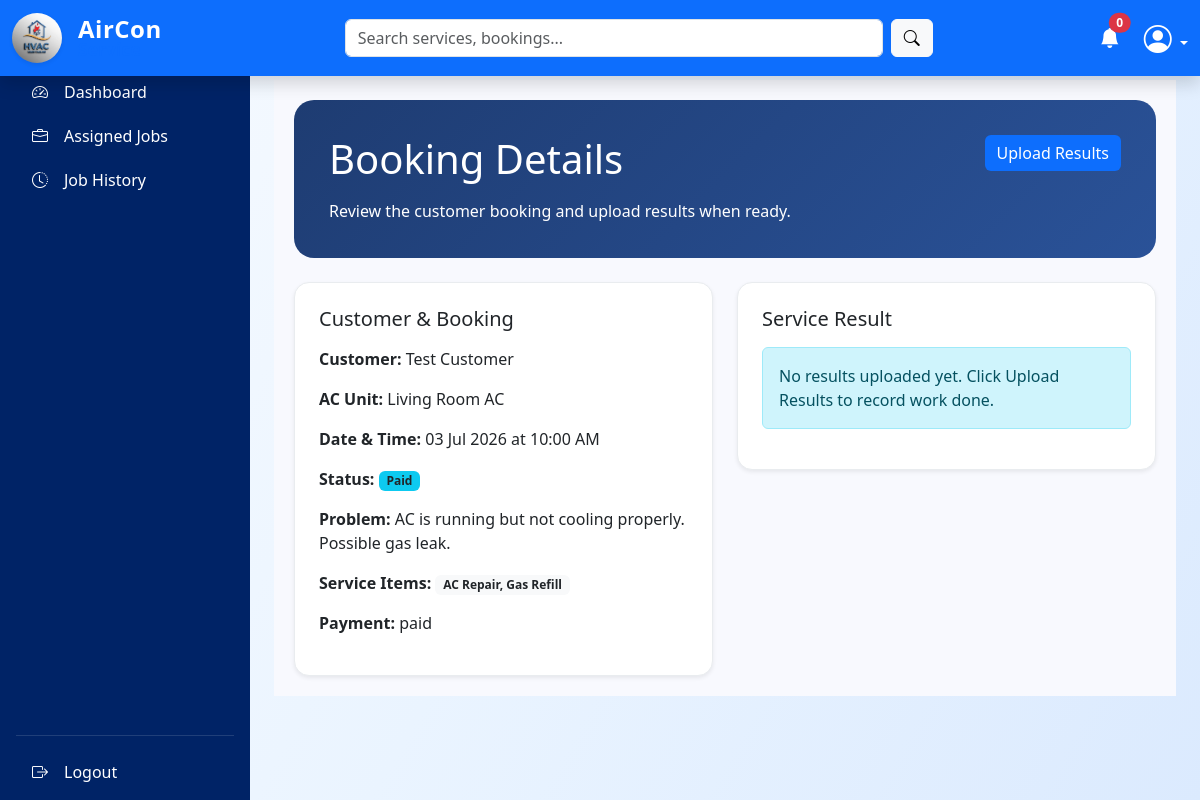
/technician/dashboard.php?page=view_booking_details&booking_id=1 (signed in), run on the app's committed database.
### tables this page shows
CREATE TABLE `bookings` (
  `id` int(10) UNSIGNED NOT NULL,
  `customer_id` int(10) UNSIGNED NOT NULL,
  `technician_id` int(10) UNSIGNED DEFAULT NULL,
  `air_conditioner_id` int(10) UNSIGNED NOT NULL,
  `preferred_date` date DEFAULT NULL,
  `preferred_time` time DEFAULT NULL,
  `problem_description` text DEFAULT NULL,
  `image` varchar(255) DEFAULT NULL,
  `emergency` tinyint(1) DEFAULT 0,
  `status` enum('pending_payment','paid','pending_technician','approved','rejected','in_progress','completed','cancelled') DEFAULT 'pending_payment',
  `rejection_reason` text DEFAULT NULL,
  `created_at` timestamp NOT NULL DEFAULT current_timestamp(),
  `updated_at` timestamp NOT NULL DEFAULT current_timestamp() ON UPDATE current_timestamp()
);

CREATE TABLE `users` (
  `id` int(10) UNSIGNED NOT NULL,
  `full_name` varchar(100) NOT NULL,
  `email` varchar(100) NOT NULL,
  `phone` varchar(20) NOT NULL,
  `password` varchar(255) NOT NULL,
  `role` enum('admin','customer','technician') NOT NULL,
  `status` enum('active','inactive','pending','blocked') DEFAULT 'pending',
  `created_at` timestamp NOT NULL DEFAULT current_timestamp(),
  `updated_at` timestamp NOT NULL DEFAULT current_timestamp() ON UPDATE current_timestamp()
);

CREATE TABLE `air_conditioners` (
  `id` int(10) UNSIGNED NOT NULL,
  `customer_id` int(10) UNSIGNED NOT NULL,
  `nickname` varchar(100) DEFAULT NULL,
  `brand` varchar(100) DEFAULT NULL,
  `model` varchar(100) DEFAULT NULL,
  `serial_number` varchar(100) DEFAULT NULL,
  `ac_type` varchar(50) DEFAULT NULL,
  `cooling_capacity` varchar(50) DEFAULT NULL,
  `installation_date` date DEFAULT NULL,
  `installation_address` varchar(255) DEFAULT NULL,
  `notes` text DEFAULT NULL,
  `created_at` timestamp NOT NULL DEFAULT current_timestamp()
);

CREATE TABLE `payments` (
  `id` int(10) UNSIGNED NOT NULL,
  `booking_id` int(10) UNSIGNED NOT NULL,
  `amount` decimal(10,2) DEFAULT NULL,
  `payment_method` varchar(50) DEFAULT NULL,
  `transaction_reference` varchar(100) DEFAULT NULL,
  `status` enum('pending','paid','failed') DEFAULT 'pending',
  `paid_at` datetime DEFAULT NULL,
  `created_at` timestamp NOT NULL DEFAULT current_timestamp()
);

### technician/dashboard.php (called while the page is built, shortened)
<?php
include "../shared/layout.php";

### includes/repositories/ServiceResultRepository.php (called while the page is built, shortened)
<?php
class ServiceResultRepository
{
    private mysqli $conn;
    public function __construct(mysqli $conn)
    {
        $this->conn = $conn;
    }
    private function tableExists(string $table): bool
    {
        $stmt = $this->conn->prepare("SELECT 1 FROM information_schema.tables WHERE table_schema = DATABASE() AND table_name = ? LIMIT 1");
        $stmt->bind_param('s', $table);
        $stmt->execute();
        $res = $stmt->get_result();
        $row = $res ? $res->fetch_assoc() : null;
        return (bool) $row;
    }
    public function getByBookingId(int $bookingId): ?array
    {
        if (!$this->tableExists('service_results')) {
            return null;
        }
        $stmt = $this->conn->prepare(
            "SELECT sr.*, u.full_name AS technician_name, ac.nickname AS ac_name
             FROM service_results sr
             INNER JOIN technicians t ON t.id = sr.technician_id
             INNER JOIN users u ON u.id = t.user_id
             INNER JOIN bookings b ON b.id = sr.booking_id
             INNER JOIN air_conditioners ac ON ac.id = b.air_conditioner_id
             WHERE sr.booking_id = ? LIMIT 1"
        );
        $stmt->bind_param("i", $bookingId);
        $stmt->execute();
        $row = $stmt->get_result()->fetch_assoc();
        return $row ?: null;
    }
}

### includes/repositories/TechnicianRepository.php (called while the page is built, shortened)
<?php
class TechnicianRepository
{
    private mysqli $conn;
    public function __construct(mysqli $conn)
    {
        $this->conn = $conn;
    }
    public function getByUserId(int $userId): ?array
    {
        $stmt = $this->conn->prepare("SELECT * FROM technicians WHERE user_id = ? LIMIT 1");
        $stmt->bind_param("i", $userId);
        $stmt->execute();
        $row = $stmt->get_result()->fetch_assoc();
        return $row ?: null;
    }
}

### includes/session_user.php (called while the page is built, shortened)
<?php
function getCurrentUserId(): int
{
    return (int) ($_SESSION['user_id'] ?? 0);
}

### includes/repositories/BookingRepository.php (called while the page is built, shortened)
<?php
class BookingRepository
{
    private mysqli $conn;
    public function __construct(mysqli $conn)
    {
        $this->conn = $conn;
    }
    public function getById(int $bookingId): ?array
    {
        $sql = "SELECT b.*, cu.full_name AS customer_name, u.full_name AS technician_name,
                       ac.nickname AS ac_name, ac.brand AS ac_brand, ac.model AS ac_model
                FROM bookings b
                LEFT JOIN customers c ON c.id = b.customer_id
                LEFT JOIN users cu ON cu.id = c.user_id
                LEFT JOIN technicians t ON t.id = b.technician_id
                LEFT JOIN users u ON u.id = t.user_id
                LEFT JOIN air_conditioners ac ON ac.id = b.air_conditioner_id
                WHERE b.id = ?
                LIMIT 1";
        $stmt = $this->conn->prepare($sql);
        $stmt->bind_param("i", $bookingId);
        $stmt->execute();
        $row = $stmt->get_result()->fetch_assoc();
        return $row ?: null;
    }
    public function getServiceNames(int $bookingId): string
    {
        $stmt = $this->conn->prepare(
            "SELECT GROUP_CONCAT(sc.name ORDER BY sc.name SEPARATOR ', ') AS names
             FROM booking_services bs
             INNER JOIN service_categories sc ON sc.id = bs.service_category_id
             WHERE bs.booking_id = ?"
        );
        $stmt->bind_param("i", $bookingId);
        $stmt->execute();
        $row = $stmt->get_result()->fetch_assoc();
        return $row['names'] ?? '-';
    }
}

### includes/helpers.php (called while the page is built, shortened)
<?php
function e(?string $value): string
{
    return htmlspecialchars((string) $value, ENT_QUOTES, 'UTF-8');
}
function formatDate(?string $date): string
{
    return date('d M Y', strtotime($date));
}
function formatTime(?string $time): string
{
    return date('g:i A', strtotime($time));
}
function statusBadge(string $status): string
{
    $map = [
        'pending'   => 'bg-warning text-dark',
        'pending_payment' => 'bg-warning text-dark',
        'paid'      => 'bg-info text-dark',
        'in_progress' => 'bg-info text-dark',
        'approved'  => 'bg-primary',
        'rejected'  => 'bg-danger',
        'completed' => 'bg-success',
        'cancelled' => 'bg-secondary',
        'new' => 'bg-warning text-dark',
        'resolved' => 'bg-success',
        'closed' => 'bg-secondary',
        'active'    => 'bg-success',
        'inactive'  => 'bg-secondary',
        'blocked'   => 'bg-danger',
        'uploaded'  => 'bg-info',
        'reviewed'  => 'bg-success',
    ];
    return $map[$status] ?? 'bg-secondary';
}

### includes/repositories/PaymentRepository.php (called while the page is built, shortened)
<?php
class PaymentRepository
{
    private mysqli $conn;
    public function __construct(mysqli $conn)
    {
        $this->conn = $conn;
    }
    public function getByBookingId(int $bookingId): ?array
    {
        $stmt = $this->conn->prepare("SELECT * FROM payments WHERE booking_id = ? ORDER BY id DESC LIMIT 1");
        $stmt->bind_param("i", $bookingId);
        $stmt->execute();
        $row = $stmt->get_result()->fetch_assoc();
        return $row ?: null;
    }
}

### technician/content/view_booking_details.php (the view, shortened to what this page needs)
<?php
$bookingId = (int) ($_GET['booking_id'] ?? 0);
$techRepo = new TechnicianRepository($conn);
$bookingRepo = new BookingRepository($conn);
$serviceResultRepo = new ServiceResultRepository($conn);
$paymentRepo = new PaymentRepository($conn);
$tech = $techRepo->getByUserId(getCurrentUserId());
$booking = $bookingId > 0 ? $bookingRepo->getById($bookingId) : null;
$serviceResult = $serviceResultRepo->getByBookingId($bookingId);
$payment = $paymentRepo->getByBookingId($bookingId);
?>
<div class="dashboard-container">
    <div class="welcome-card mb-4">
        <div class="d-flex justify-content-between align-items-start flex-wrap">
            <div>
                <h1 class="mb-3">Booking Details</h1>
                <p class="mb-0">Review the customer booking and upload results when ready.</p>
            </div>
            <div class="text-md-end">
                <?php if (!$serviceResult && in_array($booking['status'], ['paid', 'approved', 'in_progress'], true)): ?>
                    <a href="dashboard.php?page=upload_results&booking_id=<?= e((string) $bookingId) ?>" class="btn btn-primary">Upload Results</a>
                <?php endif; ?>
            </div>
        </div>
    </div>
<div class="row g-4">
    <div class="col-lg-6">
        <div class="card border-0 shadow-sm p-4">
            <h5 class="mb-3">Customer & Booking</h5>
            <p><strong>Customer:</strong> <?= e($booking['customer_name']) ?></p>
            <p><strong>AC Unit:</strong> <?= e($booking['ac_name'] ?: '-') ?></p>
            <p><strong>Date & Time:</strong> <?= e(formatDate($booking['preferred_date'])) ?> at <?= e(formatTime($booking['preferred_time'])) ?></p>
            <p><strong>Status:</strong> <span class="badge <?= statusBadge($booking['status']) ?>"><?= e(ucwords(str_replace('_', ' ', $booking['status']))) ?></span></p>
            <p><strong>Problem:</strong> <?= e($booking['problem_description']) ?></p>
            <p><strong>Service Items:</strong> <span class="badge bg-light text-dark"><?= e($bookingRepo->getServiceNames($bookingId)) ?></span></p>
            <p><strong>Payment:</strong> <?= e($payment['status'] ?? 'pending') ?></p>
        </div>
    </div>
    <div class="col-lg-6">
        <div class="card border-0 shadow-sm p-4">
            <h5 class="mb-3">Service Result</h5>
            <?php if ($serviceResult): ?>
                <p><strong>Technician:</strong> <?= e($serviceResult['technician_name']) ?></p>
                <p><strong>Work Report:</strong> <?= e($serviceResult['work_report']) ?></p>
                <p><strong>Parts Used:</strong> <?= e($serviceResult['parts_used'] ?: 'None') ?></p>
                <?php if (!empty($serviceResult['before_image'])): ?>
                    <p><strong>Before:</strong> <a href="../<?= e($serviceResult['before_image']) ?>" target="_blank">View</a></p>
                <?php endif; ?>
                <?php if (!empty($serviceResult['after_image'])): ?>
                    <p><strong>After:</strong> <a href="../<?= e($serviceResult['after_image']) ?>" target="_blank">View</a></p>
                <?php endif; ?>
                <?php if (!empty($serviceResult['signature_image'])): ?>
                    <p><strong>Signature:</strong> <a href="../<?= e($serviceResult['signature_image']) ?>" target="_blank">View</a></p>
                <?php endif; ?>
            <?php else: ?>
                <div class="alert alert-info">No results uploaded yet. Click Upload Results to record work done.</div>
            <?php endif; ?>
        </div>
    </div>
</div>
</div>

### assets/CSS/style.css (style rules this page uses)
:root { --primary-color: #0d6efd; --dark-blue: #002366; --accent-yellow: #ffc107; --text-muted: #6c757d; }
body { font-family: 'Segoe UI', Tahoma, Geneva, Verdana, sans-serif; color: #333; }
.btn { transition: .3s ease; }
.card { transition: transform 0.3s ease, box-shadow 0.3s ease; border: 1px solid #e9ecef !important; }
.card { border-radius: 15px !important; transition: transform 0.3s ease; }
.btn-primary { background-color: #0d6efd; border: none; }
body { margin:0; font-family:'Segoe UI',sans-serif; background: linear-gradient( 120deg, #f8fbff, #eaf4ff, #dbeafe ); }

### assets/CSS/dashboard.css (style rules this page uses)
:root { --sidebar-width: 250px; --topnav-height: 56px; --sidebar-bg: #002366; }
body { padding-top: var(--topnav-height); background-color: #f4f6f9; }
.dashboard-container { background: #f8f9fe; padding: 20px; }
.welcome-card { background: linear-gradient(135deg, #1e3c72 0%, #2a5298 100%); color: #fff; border-radius: 20px; padding: 35px; margin-bottom: 30px; }
.welcome-card h1, .welcome-card p { color: #fff; }

### data on the page
bookings: users.full_name "Test Customer", air_conditioner.nickname "Living Room AC", preferred_date "03 Jul 2026", preferred_time "10:00 AM", status "Paid", problem_description "AC is running but not cooling properly. Possible gas leak."
payments: status "paid"

### other printed values
$notification_count "0"
$bookingRepo->getServiceNames($bookingId) "AC Repair, Gas Refill"
